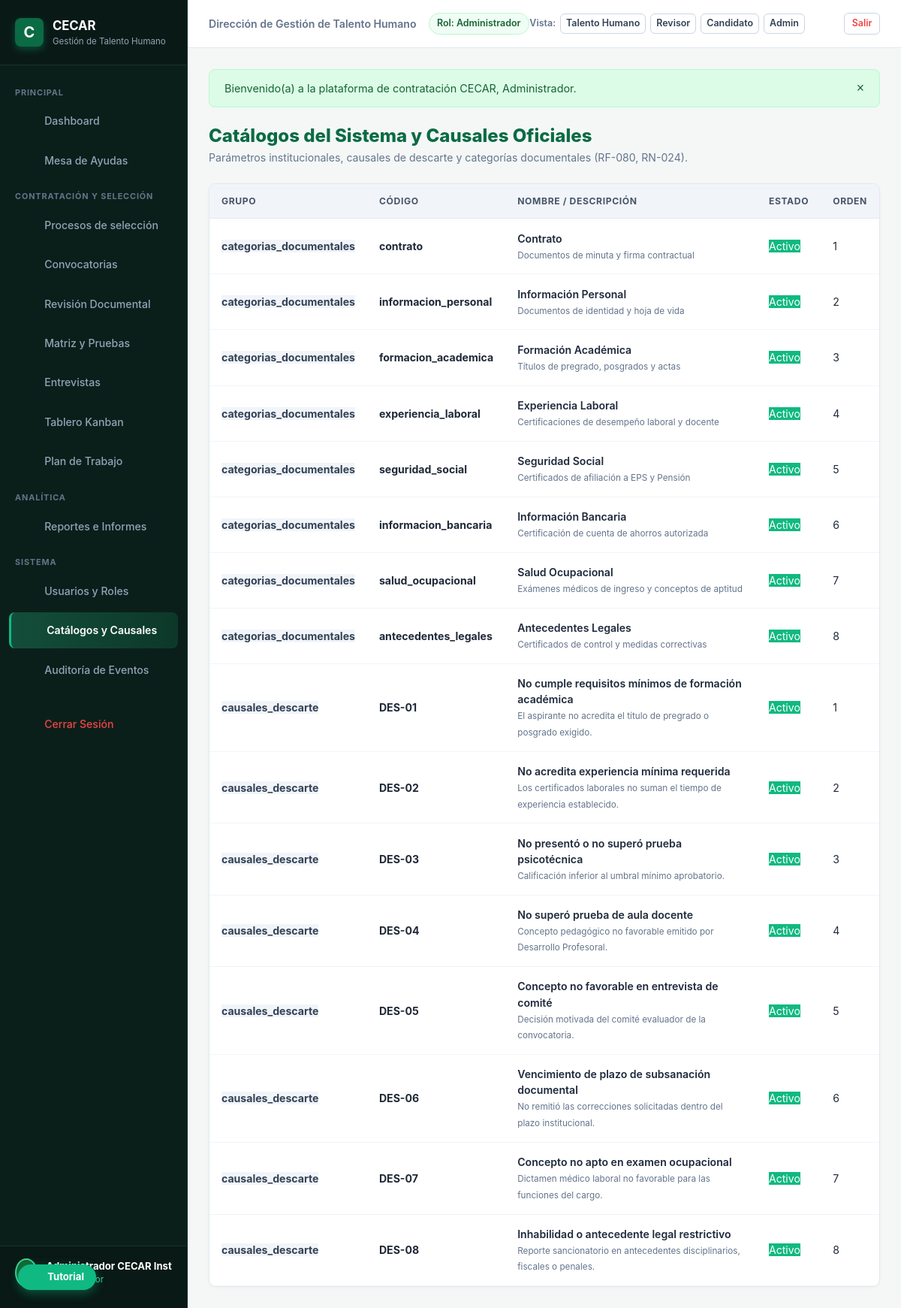
/index.php?c=Admin&a=catalogos (signed in), run on the app's committed database.
### tables this page shows
CREATE TABLE catalogos (
    id INTEGER PRIMARY KEY AUTOINCREMENT,
    grupo VARCHAR(50) NOT NULL,
    codigo VARCHAR(50) NOT NULL,
    nombre VARCHAR(150) NOT NULL,
    descripcion TEXT,
    activo INTEGER NOT NULL DEFAULT 1,
    orden INTEGER NOT NULL DEFAULT 0
);

### app/Controllers/AdminController.php (called while the page is built, shortened)
<?php
class AdminController {
    public function catalogos(Request $request): void {
        $pdo = Database::getConnection();
        $catalogos = $pdo->query("SELECT * FROM catalogos ORDER BY grupo, orden ASC")->fetchAll();
        View::render('admin.catalogos', [
            'catalogos' => $catalogos
        ], 'main');
    }
}

### app/Core/Router.php (called while the page is built, shortened)
<?php
class Router {
    public static function dispatch(): void {
        $request = new Request();
        $actionName = $request->get('a');
        $controller = new $controllerClass();
        $controller->$actionName($request);
    }
}

### public/index.php (called while the page is built, shortened)
<?php
try {
    Router::dispatch();
} catch (Throwable $e) {
    error_log("Error en la ejecución de la aplicación: " . $e->getMessage() . " en " . $e->getFile() . ":" . $e->getLine());
    http_response_code(500);
    if (APP_ENV === 'development') {
        echo "<div style='font-family: sans-serif; padding: 2rem; background: #fee2e2; border: 1px solid #ef4444; border-radius: 8px; margin: 2rem auto; max-width: 800px;'>";
        echo "<h2 style='color: #991b1b;'>Error 500 en la Aplicación</h2>";
        echo "<p><strong>Mensaje:</strong> " . htmlspecialchars($e->getMessage()) . "</p>";
        echo "<p><strong>Archivo:</strong> " . htmlspecialchars($e->getFile()) . " (Línea: " . $e->getLine() . ")</p>";
        echo "<pre style='background: #fff; padding: 1rem; border-radius: 6px; overflow: auto;'>" . htmlspecialchars($e->getTraceAsString()) . "</pre>";
        echo "</div>";
    } else {
        echo "<div style='font-family: sans-serif; padding: 3rem; text-align: center;'>";
        echo "<h2>Error Inesperado</h2><p>Ocurrió un error en el servidor. Por favor comuníquese con Mesa de Ayuda CECAR.</p>";
        echo "</div>";
    }
}

### views/admin/catalogos.php (the view)
<div style="margin-bottom: 1.5rem;">
    <h1 style="color: #0b6b44; font-size: 1.5rem; font-weight: 800;">
        Catálogos del Sistema y Causales Oficiales
    </h1>
    <p style="color: #64748b; font-size: 0.88rem;">
        Parámetros institucionales, causales de descarte y categorías documentales (RF-080, RN-024).
    </p>
</div>
<div class="table-responsive">
    <table class="cecar-table">
        <thead>
            <tr>
                <th>Grupo</th>
                <th>Código</th>
                <th>Nombre / Descripción</th>
                <th>Estado</th>
                <th>Orden</th>
            </tr>
        </thead>
        <tbody>
            <?php foreach ($catalogos as $cat): ?>
                <tr>
                    <td><span class="badge" style="background: #f1f5f9; color: #334155; font-weight: 700;"><?= htmlspecialchars($cat['grupo'], ENT_QUOTES, 'UTF-8') ?></span></td>
                    <td><strong><?= htmlspecialchars($cat['codigo'], ENT_QUOTES, 'UTF-8') ?></strong></td>
                    <td>
                        <div style="font-weight: 600; color: #1e293b;"><?= htmlspecialchars($cat['nombre'], ENT_QUOTES, 'UTF-8') ?></div>
                        <small style="color: #64748b;"><?= htmlspecialchars($cat['descripcion'] ?? '', ENT_QUOTES, 'UTF-8') ?></small>
                    </td>
                    <td>
                        <span class="badge" style="background: <?= ($cat['activo'] == 1) ? '#10b981' : '#ef4444' ?>; color: #fff;">
                            <?= ($cat['activo'] == 1) ? 'Activo' : 'Inactivo' ?>
                        </span>
                    </td>
                    <td><?= $cat['orden'] ?></td>
                </tr>
            <?php endforeach; ?>
        </tbody>
    </table>
</div>

### public/css/theme.css (style rules this page uses)
:root { --cecar-primary: #0b6b44; --cecar-primary-dark: #085234; --cecar-primary-light: #10b981; --cecar-primary-gradient: linear-gradient(135deg, #126338 0%, #0a4425 100%); --cecar-banner-gradient: linear-gradient(90deg, #1b7340 0%, #0f4b27 100%); --dark-bg: #071310; --dark-card: #0d211c; --dark-card-border: #16362e; --text-main: #1f2937; --text-muted: #64748b; --bg-app: #f4f7f6; --bg-card: #ffffff; --border-color: #e2e8f0; --success: #10b981; --warning: #f59e0b; --danger: #ef4444; --info: #3b82f6; --font-family: -apple-system, BlinkMacSystemFont, "Segoe UI", Roboto, Helvetica, Arial, sans-serif; }
* { box-sizing: border-box; margin: 0; padding: 0; }
body { font-family: var(--font-family); background-color: var(--bg-app); color: var(--text-main); line-height: 1.5; min-height: 100vh; }
.table-responsive { background: #ffffff; border: 1px solid var(--border-color); border-radius: 10px; overflow-x: auto; box-shadow: 0 1px 4px rgba(0,0,0,0.03); }
.cecar-table { width: 100%; border-collapse: collapse; text-align: left; font-size: 0.88rem; }
.cecar-table th { background: #f1f5f9; color: #475569; font-weight: 700; font-size: 0.76rem; text-transform: uppercase; letter-spacing: 0.05em; padding: 0.85rem 1rem; border-bottom: 1px solid var(--border-color); }
.cecar-table td { padding: 0.95rem 1rem; border-bottom: 1px solid #f1f5f9; vertical-align: middle; }

### data on the page
catalogos: grupo "categorias_documentales", codigo "contrato", nombre "Contrato", descripcion "Documentos de minuta y firma contractual", activo "Activo", orden "1"
catalogos: grupo "categorias_documentales", codigo "informacion_personal", nombre "Información Personal", descripcion "Documentos de identidad y hoja de vida", activo "Activo", orden "2"
catalogos: grupo "categorias_documentales", codigo "formacion_academica", nombre "Formación Académica", descripcion "Títulos de pregrado, posgrados y actas", activo "Activo", orden "3"
catalogos: grupo "categorias_documentales", codigo "experiencia_laboral", nombre "Experiencia Laboral", descripcion "Certificaciones de desempeño laboral y docente", activo "Activo", orden "4"
catalogos: grupo "categorias_documentales", codigo "seguridad_social", nombre "Seguridad Social", descripcion "Certificados de afiliación a EPS y Pensión", activo "Activo", orden "5"
catalogos: grupo "categorias_documentales", codigo "informacion_bancaria", nombre "Información Bancaria", descripcion "Certificación de cuenta de ahorros autorizada", activo "Activo", orden "6"
catalogos: grupo "categorias_documentales", codigo "salud_ocupacional", nombre "Salud Ocupacional", descripcion "Exámenes médicos de ingreso y conceptos de aptitud", activo "Activo", orden "7"
catalogos: grupo "categorias_documentales", codigo "antecedentes_legales", nombre "Antecedentes Legales", descripcion "Certificados de control y medidas correctivas", activo "Activo", orden "8"
catalogos: grupo "causales_descarte", codigo "DES-01", nombre "No cumple requisitos mínimos de formación académica", descripcion "El aspirante no acredita el título de pregrado o posgrado exigido.", activo "Activo", orden "1"
catalogos: grupo "causales_descarte", codigo "DES-02", nombre "No acredita experiencia mínima requerida", descripcion "Los certificados laborales no suman el tiempo de experiencia establecido.", activo "Activo", orden "2"
catalogos: grupo "causales_descarte", codigo "DES-03", nombre "No presentó o no superó prueba psicotécnica", descripcion "Calificación inferior al umbral mínimo aprobatorio.", activo "Activo", orden "3"
catalogos: grupo "causales_descarte", codigo "DES-04", nombre "No superó prueba de aula docente", descripcion "Concepto pedagógico no favorable emitido por Desarrollo Profesoral.", activo "Activo", orden "4"
catalogos: grupo "causales_descarte", codigo "DES-05", nombre "Concepto no favorable en entrevista de comité", descripcion "Decisión motivada del comité evaluador de la convocatoria.", activo "Activo", orden "5"
catalogos: grupo "causales_descarte", codigo "DES-06", nombre "Vencimiento de plazo de subsanación documental", descripcion "No remitió las correcciones solicitadas dentro del plazo institucional.", activo "Activo", orden "6"
catalogos: grupo "causales_descarte", codigo "DES-07", nombre "Concepto no apto en examen ocupacional", descripcion "Dictamen médico laboral no favorable para las funciones del cargo.", activo "Activo", orden "7"
catalogos: grupo "causales_descarte", codigo "DES-08", nombre "Inhabilidad o antecedente legal restrictivo", descripcion "Reporte sancionatorio en antecedentes disciplinarios, fiscales o penales.", activo "Activo", orden "8"

### other printed values
AuthHelper::getDependenciaNombre() "Dirección de Gestión de Talento Humano"
AuthHelper::getRolNombre() "Administrador"
$f['mensaje'] "Bienvenido(a) a la plataforma de contratación CECAR, Administrador."
